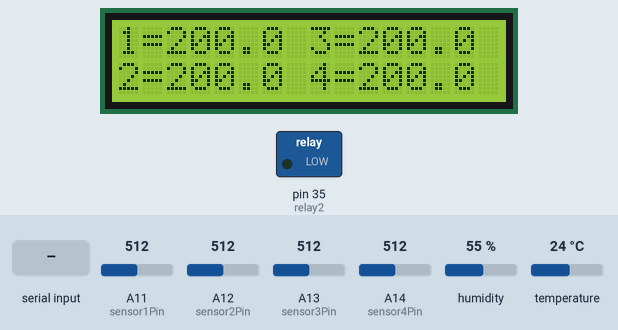
Bench run of a sketch on a simulated Arduino Mega 2560, built with avr-gcc and run on an emulated ATmega2560. Shown: 16×2 character LCD, switched loads named in the sketch (green lamp = pin HIGH). The inputs (shaded band) are chosen by the test bench; at power-on: humidity 55 %, temperature 24 °C, A11 (sensor1Pin) = 512, A12 (sensor2Pin) = 512, A13 (sensor3Pin) = 512, A14 (sensor4Pin) = 512. WiFi joins after 1.5 s; servers stay silent unless stated; no MQTT or app messages arrive unless stated; what the sketch prints to the serial monitor is not drawn.

Above: at 4.7 s.
4.8 s: humidity set to 22 %
At 11.2 s:
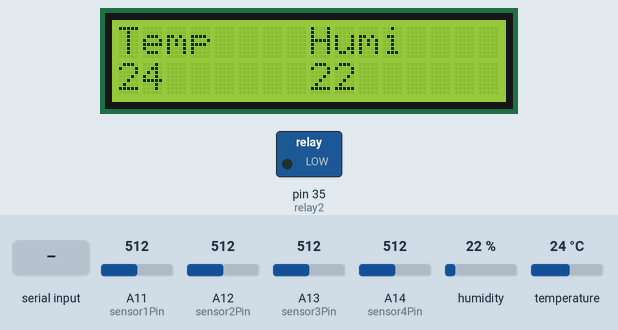
11.5 s: temperature set to 12 °C
At 12.5 s:
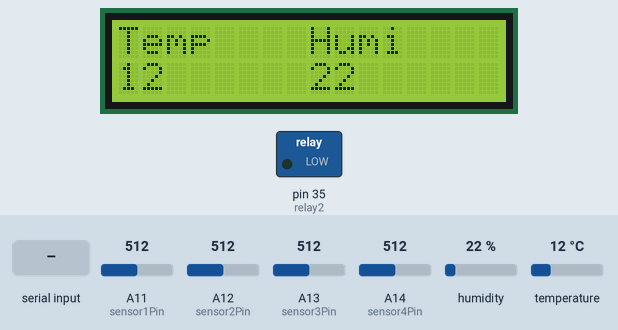
13.5 s: "<on,1>" received over the second serial link
At 20.4 s:
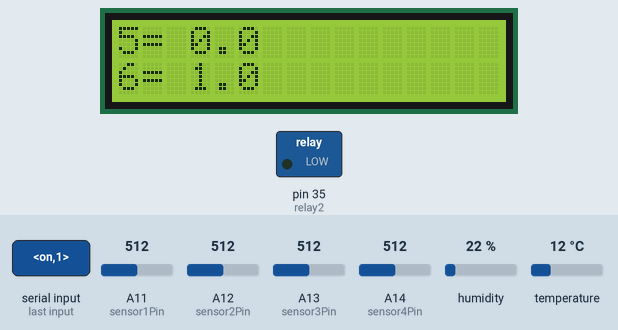
21.5 s: "<off,150>" received over the second serial link
At 22.7 s:
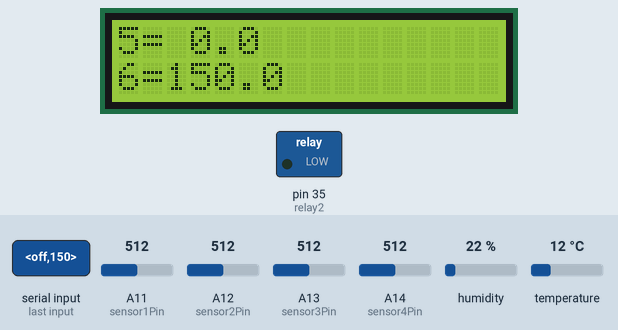
23.0 s: A11 (sensor1Pin) set to 30
At 30.5 s:
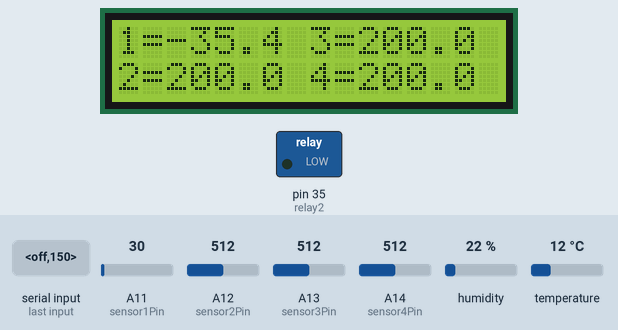
Timing chart, 0 to 32.0 s (numbered marks = the images above; inputs shaded):
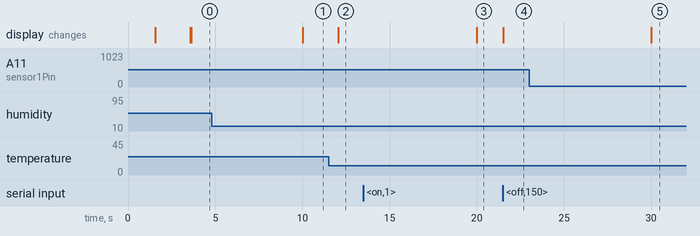

Measured:
- after the input at 4.8 s, the display: changes after 5.2 s (image 1)
- after the input at 11.5 s, the display: changes after 0.56 s (image 2)
- after the input at 13.5 s, the display: changes after 6.5 s (image 3)
- after the input at 21.5 s, the display: changes at once (image 4)
- after the input at 23.0 s, the display: changes after 7.0 s (image 5)

The sketch:

lcd_1602_dht11_arduino_ct_6.ino
```cpp
/*
danzup arduino atmega2560 4 LM50 sensor , 1 relay , mqtt , ethernet
*/
#include <SPI.h>
#include <Ethernet.h>
#include <PubSubClient.h>
#include <Wire.h>
#include <LiquidCrystal.h>
#include "DHT.h"
// Update these with values suitable for your hardware/network.
byte mac[]    = {  0xCE, 0xED, 0xBA, 0xAE, 0x7E, 0x56 };
IPAddress ip(192, 168, 1, 100);
//mqtt server IP
IPAddress server(192, 168, 1, 111);
// initialize the library with the numbers of the interface pins
LiquidCrystal lcd(12, 11, 5, 4, 3, 2);
#define DHTTYPE DHT11   // DHT 11
//#define DHTTYPE DHT21   // DHT 21 (AM2301)
//#define DHTTYPE DHT22   // DHT 22  (AM2302), AM2321
// DHT Sensor
const int DHTPin = 22;
// Initialize DHT sensor.
DHT dht(DHTPin, DHTTYPE);
//LM50 sesors connect to Analog pin
int sensor1Pin = A11;
int sensor2Pin = A12;
int sensor3Pin = A13;
int sensor4Pin = A14;
//int sensor5Pin = A10;
//int sensor6Pin = A9;
const int relay2 = 35;
long now = millis();
long lastMeasure = 0;
int lcd_show = 0;
long lastTime = 0;
// Receive with start- and end-markers combined with parsing
const byte numChars = 32;
char receivedChars[numChars];
char tempChars[numChars];        // temporary array for use when parsing
float temperature1E = 0.0;
float temperature1F = 0.0;
boolean newData = false;

void callback(char* topic, byte* payload, unsigned int length) {
  // handle message arrived
  Serial.print("Message arrived on topic: ");
  Serial.print(topic);
  Serial.print(". Message: ");
  String messageTemp;

  for (int i = 0; i < length; i++) {
    Serial.print((char)payload[i]);
    messageTemp += (char)payload[i];
  }

//  if(topic == "camera_tehnica/relay2"){
      Serial.print("Changing Relay2 to ");
      if(messageTemp == "on"){
        digitalWrite(relay2, HIGH);
        Serial.print("Releu set On");
      }
      else if(messageTemp == "off"){
        digitalWrite(relay2, LOW);
        Serial.print("Releu set Off");
      }
  //}
  Serial.println();
}

EthernetClient ctClient;
PubSubClient client(ctClient);
//long lastReconnectAttempt = 0;

void reconnect() {
  // Loop until we're reconnected
  while (!client.connected()) {
    Serial.print("Attempting MQTT connection...");
    // Attempt to connect
    if (client.connect("ctClient")) {
      Serial.println("connected");
      client.subscribe("camera_tehnica/relay2");
    } else {
      Serial.print("failed, rc=");
      Serial.print(client.state());
      Serial.println(" try again in 5 seconds");
      // Wait 5 seconds before retrying
      delay(5000);
    }
  }
}

void setup()
{
  Serial.begin(9600);
  Serial1.begin(9600);
  pinMode(relay2, OUTPUT);
  digitalWrite(relay2, LOW);
  Ethernet.begin(mac, ip);
  client.setServer(server, 1883);
  client.setCallback(callback);
  dht.begin();
  delay(1500);
  //lastReconnectAttempt = 0;
  // set up the LCD's number of columns and rows:
  lcd.begin(16, 2);
  // Print a message to the LCD.
  lcd.setCursor(0, 0);
  lcd.print("Danzup Control");
  lcd.setCursor(0, 1);
  lcd.print("version 0.6");
  delay(2000);
  lcd.clear();
}

//=====serial receiving data=======
void recvWithStartEndMarkers() {
    static boolean recvInProgress = false;
    static byte ndx = 0;
    char startMarker = '<';
    char endMarker = '>';
    char rc;

    while (Serial1.available() > 0 && newData == false) {
        rc = Serial1.read();

        if (recvInProgress == true) {
            if (rc != endMarker) {
                receivedChars[ndx] = rc;
                ndx++;
                if (ndx >= numChars) {
                    ndx = numChars - 1;
                }
            }
            else {
                receivedChars[ndx] = '\0'; // terminate the string
                recvInProgress = false;
                ndx = 0;
                newData = true;
            }
        }

        else if (rc == startMarker) {
            recvInProgress = true;
        }
    }
}

//=======parse serial data=====
void parseData() {      // split the data into its parts

    char * strtokIndx; // this is used by strtok() as an index

    strtokIndx = strtok(tempChars,",");      // get the first part - the string
    temperature1E  = atof(strtokIndx);     // convert this part to a float

    strtokIndx = strtok(NULL, ","); // this continues where the previous call left off
    temperature1F  = atof(strtokIndx);     // convert this part to a float

}
//============

void loop()
{
   recvWithStartEndMarkers();
    if (newData == true) {
        strcpy(tempChars, receivedChars);
            // this temporary copy is necessary to protect the original data
            //   because strtok() used in parseData() replaces the commas with \0
        parseData();
        ////showParsedData();
        newData = false;
    }
    static char sensor5Temp[6];
    dtostrf(temperature1E, 4, 1, sensor5Temp);
    static char sensor6Temp[6];
    dtostrf(temperature1F, 4, 1, sensor6Temp);
 //--------lm 50  senzor 1------------------
 //getting the voltage reading from the temperature sensor
 int reading1 = analogRead(sensor1Pin);
 // converting that reading to voltage, for 3.3v arduino use 3.3
 float voltage1 = reading1 * 5.0;
 voltage1 /= 1024.0;
 // print out the voltage
 //Serial.print(voltage); Serial.println(" volts");
 // now print out the temperature
 float temperature1A = (voltage1 - 0.5) * 100 ;
 //converting from 10 mv per degree whit 500 mV offset
 //to degrees ((voltage - 500mV) times 100)
 static char sensor1Temp[6];
 dtostrf(temperature1A, 4, 1, sensor1Temp);

 //--------lm 50  senzor 2------------------
 //getting the voltage reading from the temperature sensor
 int reading2 = analogRead(sensor2Pin);
 // converting that reading to voltage, for 3.3v arduino use 3.3
 float voltage2 = reading2 * 5.0;
 voltage2 /= 1024.0;
 // print out the voltage
 //Serial.print(voltage); Serial.println(" volts");
 // now print out the temperature
 float temperature1B = (voltage2 - 0.5) * 100 ;
 //converting from 10 mv per degree whit 500 mV offset
 //to degrees ((voltage - 500mV) times 100)
 static char sensor2Temp[6];
 dtostrf(temperature1B, 4, 1, sensor2Temp);

 //--------lm 50  senzor 3------------------
 //getting the voltage reading from the temperature sensor
 int reading3 = analogRead(sensor3Pin);
 // converting that reading to voltage, for 3.3v arduino use 3.3
 float voltage3 = reading3 * 5.0;
 voltage3 /= 1024.0;
 // print out the voltage
 //Serial.print(voltage); Serial.println(" volts");
 // now print out the temperature
 float temperature1C = (voltage3 - 0.5) * 100 ;
 //converting from 10 mv per degree whit 500 mV offset
 //to degrees ((voltage - 500mV) times 100)
 static char sensor3Temp[6];
 dtostrf(temperature1C, 4, 1, sensor3Temp);

 //--------lm 50  senzor 4------------------
 //getting the voltage reading from the temperature sensor
 int reading4 = analogRead(sensor4Pin);
 // converting that reading to voltage, for 3.3v arduino use 3.3
 float voltage4 = reading4 * 5.0;
 voltage4 /= 1024.0;
 // print out the voltage
 //Serial.print(voltage); Serial.println(" volts");
 // now print out the temperature
 float temperature1D = (voltage4 - 0.5) * 100 ;
 //converting from 10 mv per degree whit 500 mV offset
 //to degrees ((voltage - 500mV) times 100)
 static char sensor4Temp[6];
 dtostrf(temperature1D, 4, 1, sensor4Temp);
 //int temp1 = temperature1D;
/*
//--------lm 50  senzor 5------------------
 //getting the voltage reading from the temperature sensor
 int reading5 = analogRead(sensor5Pin);
 // converting that reading to voltage, for 3.3v arduino use 3.3
 float voltage5 = reading5 * 5.0;
 voltage5 /= 1024.0;
 // print out the voltage
 //Serial.print(voltage); Serial.println(" volts");
 // now print out the temperature
 float temperature1E = (voltage5 - 0.5) * 100 ;
 //converting from 10 mv per degree whit 500 mV offset
 //to degrees ((voltage - 500mV) times 100)
 static char sensor5Temp[6];
 dtostrf(temperature1E, 4, 1, sensor5Temp);

//--------lm 50  senzor 6------------------
 //getting the voltage reading from the temperature sensor
 int reading6 = analogRead(sensor6Pin);
 // converting that reading to voltage, for 3.3v arduino use 3.3
 float voltage6 = reading6 * 5.0;
 voltage6 /= 1024.0;
 // print out the voltage
 //Serial.print(voltage); Serial.println(" volts");
 // now print out the temperature
 float temperature1F = (voltage6 - 0.5) * 100 ;
 //converting from 10 mv per degree whit 500 mV offset
 //to degrees ((voltage - 500mV) times 100)
 static char sensor6Temp[6];
 dtostrf(temperature1F, 4, 1, sensor6Temp);
 */
  if (!client.connected()) {
    reconnect();
  }
  if(!client.loop())
    client.connect("ctClient");

  now = millis();
  // Publishes new temperature and humidity every 50 seconds
  if (now - lastMeasure > 50000) {
    lastMeasure = now;
    // Sensor readings may also be up to 2 seconds 'old' (its a very slow sensor)
    float h = dht.readHumidity();
    // Read temperature as Celsius (the default)
    float t = dht.readTemperature();
    // Read temperature as Fahrenheit (isFahrenheit = true)
    //float f = dht.readTemperature(true);
    // Check if any reads failed and exit early (to try again).
    if (isnan(h) || isnan(t))  {
      Serial.println("Failed to read from DHT sensor!");
      return;
    }
    // Computes temperature values in Celsius
    static char temperatureTemp[7];
    dtostrf(t, 4, 1, temperatureTemp);
    static char humidityTemp[7];
    dtostrf(h, 4, 1, humidityTemp);
    // Publishes Temperature and Humidity values
    client.publish("camera_tehnica/temperature_c", temperatureTemp);
    client.publish("camera_tehnica/humidity", humidityTemp);
    client.publish("camera_tehnica/temperature1", sensor1Temp);
    client.publish("camera_tehnica/temperature2", sensor2Temp);
    client.publish("camera_tehnica/temperature3", sensor3Temp);
    client.publish("camera_tehnica/temperature4", sensor4Temp);
    client.publish("camera_tehnica/temperature5", sensor5Temp);    //boiler
    client.publish("camera_tehnica/temperature6", sensor6Temp);    //panou solar
  }

if(millis() - lastTime >= 10000) {
  lastTime = millis();
  //lcd_show = !lcd_show;
  lcd_show = lcd_show + 1;
   if (lcd_show > 2) {
    lcd_show = 0;
   }
  lcd.clear();
}

if (lcd_show == 1){
// lcd.clear();
int temp = dht.readTemperature();
//temp = temp - 1;
int humi = dht.readHumidity();
lcd.setCursor(0, 0);
lcd.print("Temp    Humi");
lcd.setCursor(0, 1);
lcd.print(temp);
lcd.setCursor(8, 1);
lcd.print(humi);
}

if (lcd_show == 0){
//  lcd.clear();
lcd.setCursor(0, 0);
lcd.print("1=");
lcd.setCursor(2, 0);
lcd.print(sensor1Temp);
lcd.setCursor(0, 1);
lcd.print("2=");
lcd.setCursor(2, 1);
lcd.print(sensor2Temp);
lcd.setCursor(8, 0);
lcd.print("3=");
lcd.setCursor(10, 0);
lcd.print(sensor3Temp);
lcd.setCursor(8, 1);
lcd.print("4=");
lcd.setCursor(10, 1);
lcd.print(sensor4Temp);
}

if (lcd_show == 2){
//  lcd.clear();
lcd.setCursor(0, 0);
lcd.print("5=");
lcd.setCursor(2, 0);
lcd.print(sensor5Temp);
lcd.setCursor(0, 1);
lcd.print("6=");
lcd.setCursor(2, 1);
lcd.print(sensor6Temp);

}

}
```
